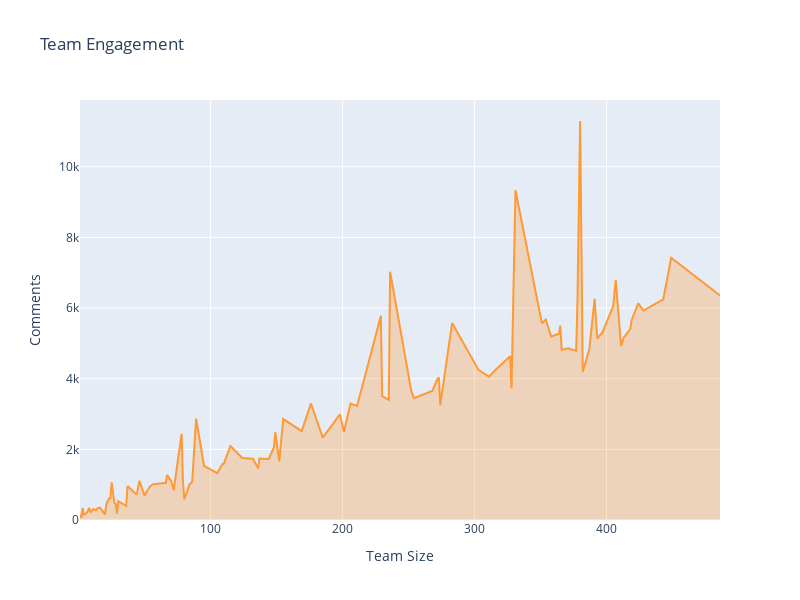

This figure's notebook cell:
### Markdown cell above
As the number of posts increases, it also increases the overall number of views. This views can represent both a reach or a impression. A __reach__ is a metric that tells how many people are seing your content. __Impressions__ means it was displayed but may not have generated a engagement or comment.

### Code cell
# Comments per Team Size
layout = cf.Layout(
    height = 600,width = 800,
    yaxis = dict(title = 'Comments'),
    xaxis = dict(title = 'Team Size'),
    title = 'Team Engagement'
)
fig = teamactivity.groupby(['users'],as_index=True)['comments'].sum().\
    iplot(kind='scatter',fill=True,width=2,asFigure=True,layout = layout)
fig.show()

### Figure 1 — Plotly figure (JSON) as saved in the notebook; plotly's stock layout.template omitted (floating-point values rounded to 4 significant figures)
{"data": [{"fill": "tozeroy", "fillcolor": "rgba(255, 153, 51, 0.3)", "line": {"color": "rgba(255, 153, 51, 1.0)", "dash": "solid", "shape": "linear", "width": 2}, "mode": "lines", "name": "comments", "text": "", "type": "scatter", "x": [1, 2, 3, 4, 5, 6, 8, 9, 11, 13, 14, 16, 20, 21, 23, 24, 25, 27, 28, 29, 30, 36, 37, 44, 46, 50, 51, 54, 56, 66, 67, 70, 72, 78, 79, 80, 84, 86, 89, 95, 105, 109, 110, 115, 124, 132, 136, 137, 144, 148, 149, 152, 155, 169, 176, 185, 198, 201, 206, 211, 229, 230, 235, 236, 252, 254, 268, 272, 273, 274, 283, 303, 311, 316, 327, 328, 331, 351, 354, 358, 364, 365, 366, 371, 377, 378, 380, 382, 387, 391, 393, 397, 405, 407, 411, 413, 418, 419, 424, 428, 443, 449, 486], "y": [159, 62, 335, 153, 180, 192, 343, 215, 305, 281, 322, 355, 158, 458, 605, 617, 1068, 481, 456, 178, 534, 403, 962, 718, 1107, 688, 762, 946, 1009, 1053, 1275, 1113, 845, 2443, 1118, 584, 1009, 1077, 2872, 1536, 1324, 1585, 1588, 2095, 1757, 1734, 1461, 1741, 1730, 2063, 2485, 1662, 2858, 2515, 3298, 2331, 2989, 2496, 3293, 3228, 5784, 3509, 3401, 7030, 3661, 3449, 3656, 4004, 4017, 3254, 5575, 4249, 4054, 4254, 4637, 3726, 9336, 5572, 5677, 5194, 5273, 5499, 4818, 4863, 4785, 6229, 11296, 4189, 4842, 6265, 5132, 5318, 6044, 6791, 4931, 5160, 5406, 5651, 6130, 5929, 6243, 7425, 6356]}], "layout": {"height": 600, "title": {"text": "Team Engagement"}, "width": 800, "xaxis": {"autorange": true, "range": [1, 486], "title": {"text": "Team Size"}, "type": "linear"}, "yaxis": {"autorange": true, "range": [0, 11890.0], "title": {"text": "Comments"}, "type": "linear"}}}
